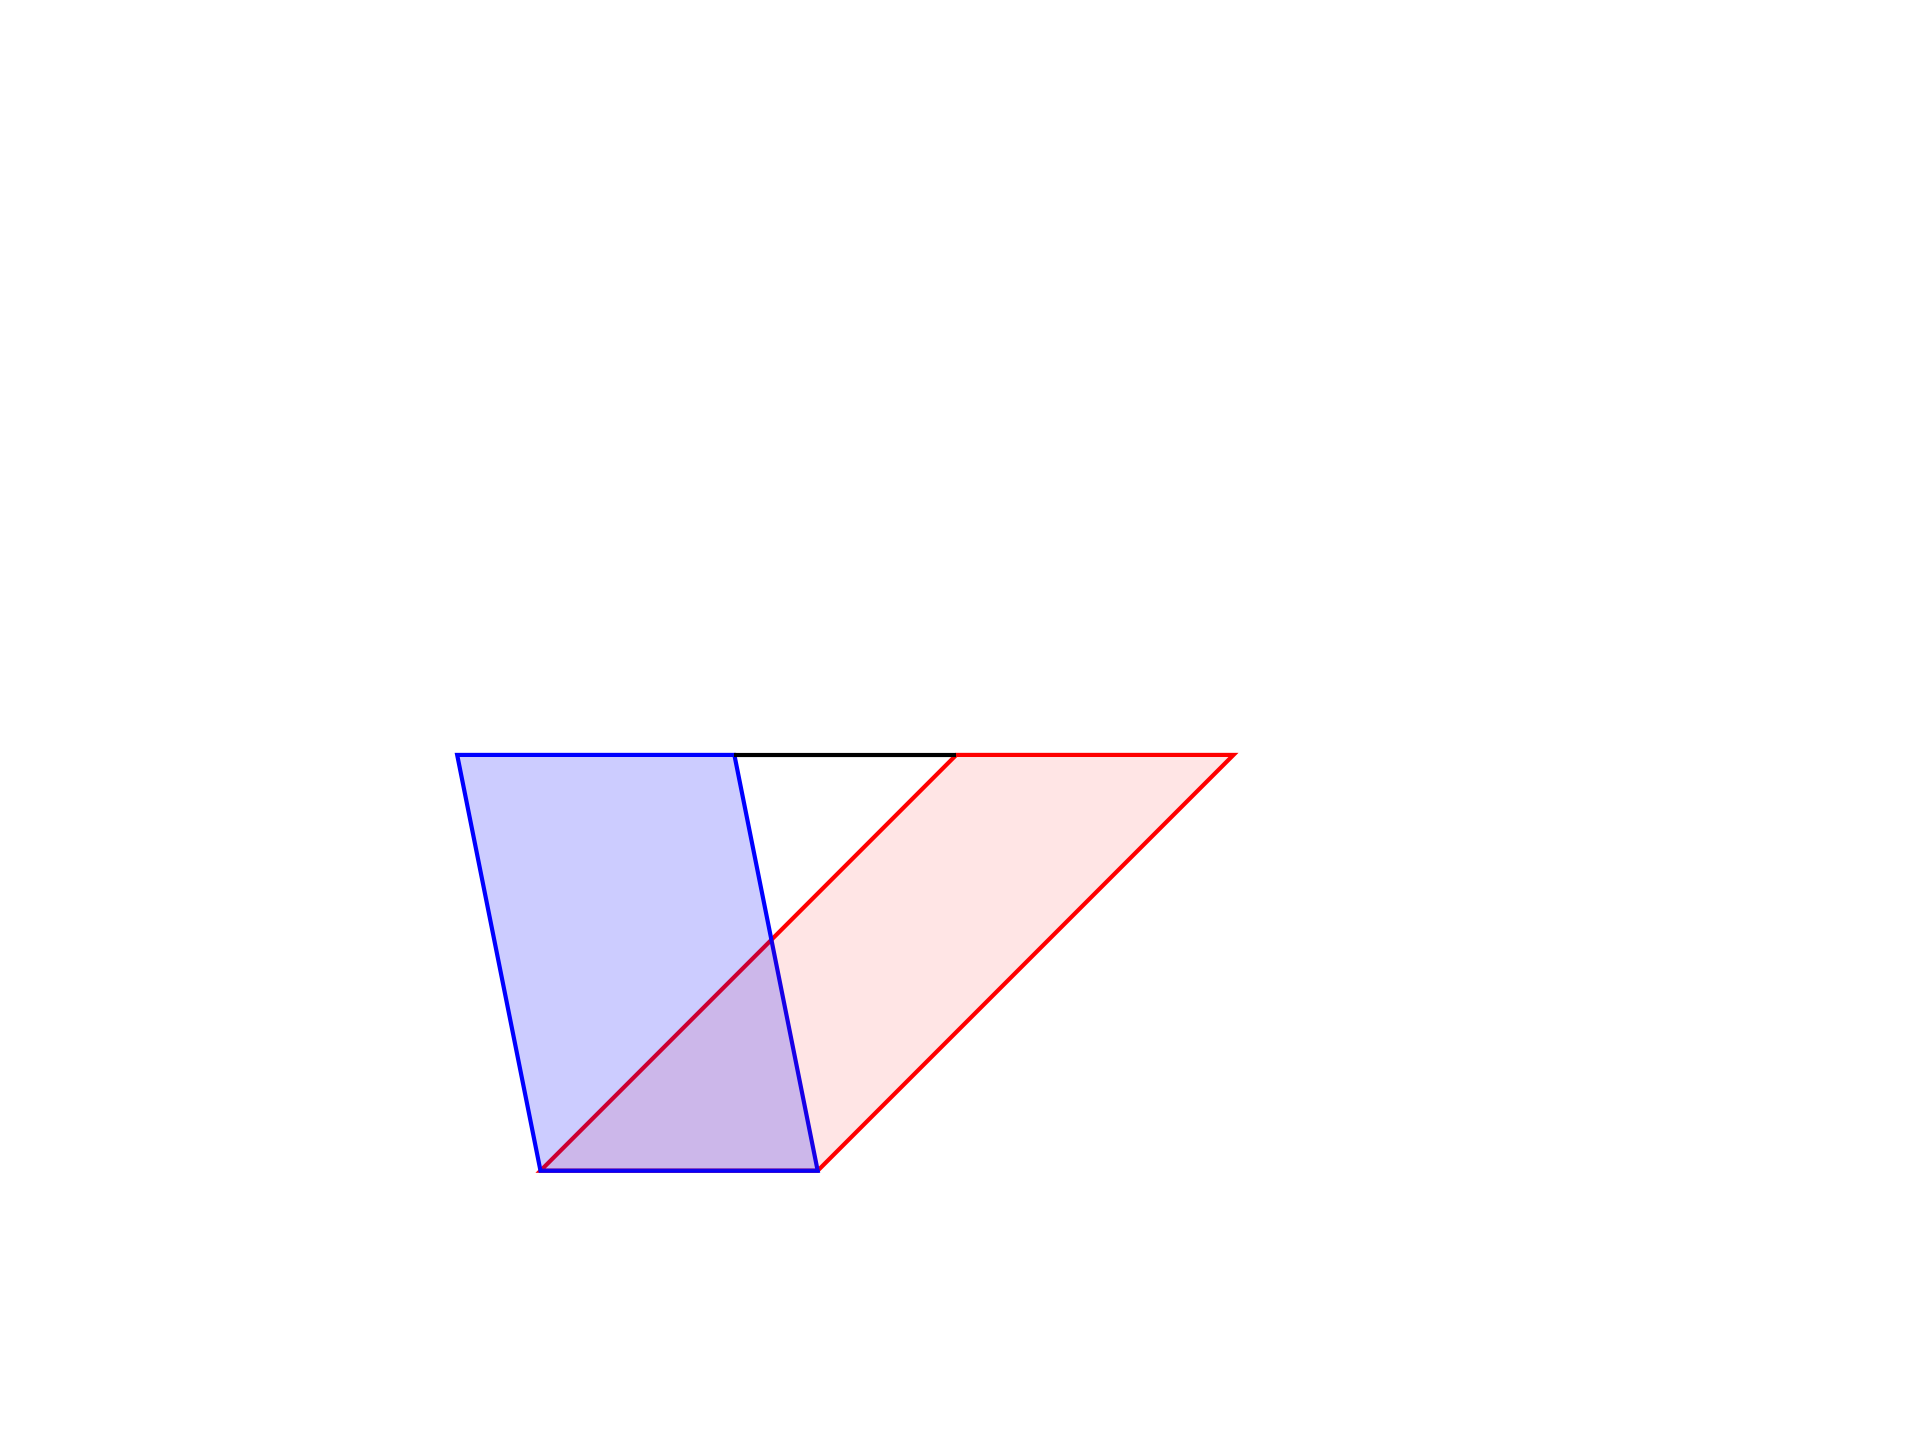

Reproduce this figure in Python.
import geometry as geo
import matplotlib.pyplot as plt

fig, ax = geo.init()
ax.set(xlim=(0,100), ylim=(0,100))

A = geo.Point(10,10)
B = geo.Point(35,10)


A,B,C,D = geo.get_parallelogram_for_line(
        [A,B],135,aspect_ratio=1.5)

tmp,_ = geo.get_points_at_angle_to_line(
    115,[A,B])
E = geo.xll([C,D],[A,tmp])
M = geo.get_point_by_fractional_length([A,E],0.5)
F = geo.get_point_by_fractional_length([B,M],2.0)

geo.opg(ax,[A,B,C,D])
geo.opg(ax,[A,B,E,F],ec='b')

geo.fpg(ax,[A,B,C,D])
geo.fpg(ax,[A,B,E,F],fc='b',alpha=0.2)

geo.dls(ax,[E,D],ec='k')

geo.savefig(plt)
